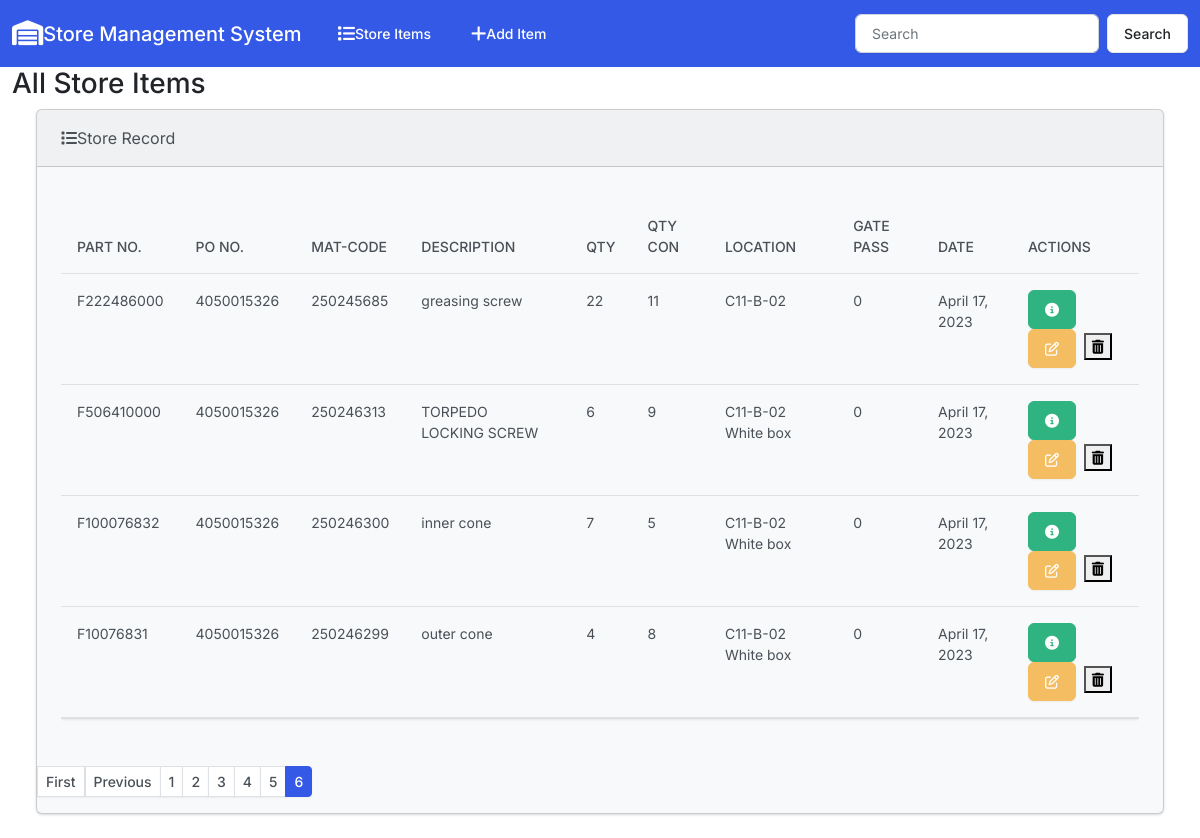
Page /?page=6 on the committed database.
### store/models.py (models this page shows, shortened)
class Store(models.Model):
    part_number = models.CharField(max_length=10)
    purchase_order =models.PositiveIntegerField()
    mat_code = models.PositiveIntegerField()
    description= models.CharField(max_length=37)
    quantity=models.PositiveIntegerField()
    qty_consumed=models.PositiveIntegerField()
    location=models.CharField(max_length=50)
    gate_pass=models.PositiveIntegerField()
    Date=models.DateField(auto_now=False, auto_now_add=False, blank=True, null=True)
    image=models.ImageField(upload_to='media')

### store/views.py (the view)
# urls.py: path('', views.index , name='index'),
def index(request):
    store = Store.objects.all()
    p = Paginator(store, 5)
    store = request.GET.get('page')
    store=p.get_page(store)
    contex = {'store' : store}
    return render(request,'store/index.html', contex)

### store/templates/store/index.html (shortened to what this page needs)
{% extends "store/base.html" %}
{% block body %}
            <h3 class="a-4">All Store Items</h3>
            <div class="row">
            <div class="col-12">
                {% if store %}
                <div class="card bg-light  ms-4 me-4 mb-4" >
                    <div class="card-header">
                       <i class="fa-solid fa-list "></i>Store Record
                    </div>
                    <div class="card-body">
                    <p class="card-text">
                        <div class="table-responsive">
                            <table class="table table-hover">
                                <thead>
                                  <tr>
                                    <th scope="col">Part No.</th>
                                    <th scope="col">PO No.</th>
                                    <th scope="col">Mat-Code</th>
                                    <th scope="col">Description</th>
                                    <th scope="col">Qty</th>
                                    <th scope="col">Qty Con</th>
                                    <th scope="col">Location</th>
                                    <th scope="col">Gate Pass</th>
                                    <th scope="col">Date</th>
                                    <th scope="col">Actions</th>
                                  </tr>
                                </thead>
                                <tbody>
                                    {% for stores in store %}
                                    {% load mathfilters %}
                                    <tr>
                                        <td>F{{stores.part_number}}</td>
                                        <td>{{stores.purchase_order}}</td>
                                        <td>{{stores.mat_code}}</td>
                                        <td>{{stores.description}}</td>
                                        <td>{{stores.quantity|sub:stores.qty_consumed}}</td>
                                        <td>{{stores.qty_consumed}}</td>
                                        <td>{{stores.location}}</td>
                                        <td>{{stores.gate_pass}}</td>
                                        <td>{{stores.Date}}</td>
                                        <td>
                                        <buttotn type="button" class="btn btn-success me-1" href="{% url 'view_store' stores.id %}" data-bs-toggle="modal" data-bs-target="#myModal{{stores.id}}"><i class="fa-solid fa-circle-info"></i>
                                        </buttotn>
                                         <a class="btn btn-warning me-1" href="{% url 'edit' stores.id %}"><i class="fa-regular fa-pen-to-square "></i></a>
                                         <button type="button" classs="btn btn-danger" data-bs-toggle="modal" data-bs-target="#delete{{stores.id}}"><i class="fa-solid fa-trash-can"></i></button>
                                    </td>
                                    </tr>
                                    {% endfor %}
                                </tbody>
                              </table>
                        </div>
                    </p>
                    </div>
                {% else %}
                <h5 class="alert alert-primary ms-4 me-4">No Store Record</h5>
                {% endif %}
                <ul class="pagination pagination-sm">
                    {% if store.has_previous %}
                      <a class="page-link" href="/?page=1" tabindex="-1">First</a>
                    <a class="page-link" href="/?page={{store.previous_page_number}}" tabindex="-1">Previous</a>
                    {% endif %}
                    {% for i in store.paginator.page_range %}
                    {% if store.number == i %}
                    <li class="page-item active"><a class="page-link" href="#">{{i}}</a></li>
                    {% else %}
                    <li class="page-item">
                    <a class="page-link" href="?page={{i}}">{{i}}</a></li>
                    {% endif %}
                    {% endfor %}
                  </ul>
                </div>
            </div>
            </div>
{% endblock %}

### rows in the picture
Store: part_number "222486000", purchase_order "4050015326", mat_code "250245685", description "greasing screw", quantity|sub "22", qty_consumed "11", location "C11-B-02", gate_pass "0", Date "April 17, 2023"
Store: part_number "506410000", purchase_order "4050015326", mat_code "250246313", description "TORPEDO LOCKING SCREW", quantity|sub "6", qty_consumed "9", location "C11-B-02 White box", gate_pass "0", Date "April 17, 2023"
Store: part_number "100076832", purchase_order "4050015326", mat_code "250246300", description "inner cone", quantity|sub "7", qty_consumed "5", location "C11-B-02 White box", gate_pass "0", Date "April 17, 2023"
Store: part_number "10076831", purchase_order "4050015326", mat_code "250246299", description "outer cone", quantity|sub "4", qty_consumed "8", location "C11-B-02 White box", gate_pass "0", Date "April 17, 2023"

### other values in the picture
{{ i }} "1" "2" "3" "4" "5"
{{ i }} "6"
